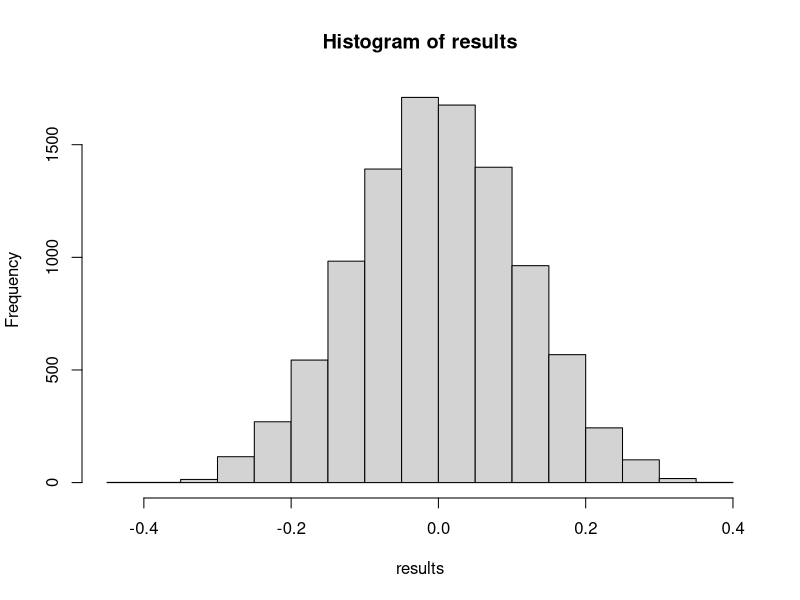

Reproduce this figure in R.
reps <- 10000
results <- numeric(reps)
X = c(3.525, 3.625, 3.383, 3.625, 3.661, 3.791, 3.941, 3.781, 3.660, 3.733)
muX = mean(X)
Y = c(2.923, 3.385, 3.154, 3.363, 3.226, 3.283, 3.427, 3.437, 3.746, 3.438)
muY = mean(Y)
diff = muX-muY
x <- c(X,Y)

for(i in 1:reps){
  temp <- sample(x)
  results[i]<- mean(temp[1:10])-mean(temp[11:20])
}

abs_results = abs(results)
hist(results)
p.value <- sum(abs_results >= diff) / reps
t.test(X,Y, alternate="greater", lower.tail=FALSE)
